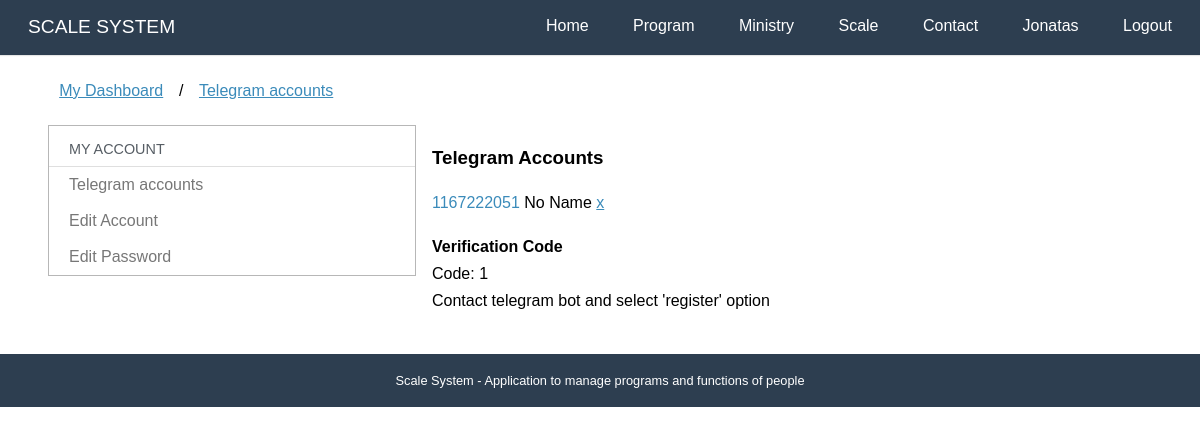
Page /telegrambot/ (signed in) on the earlier database version.
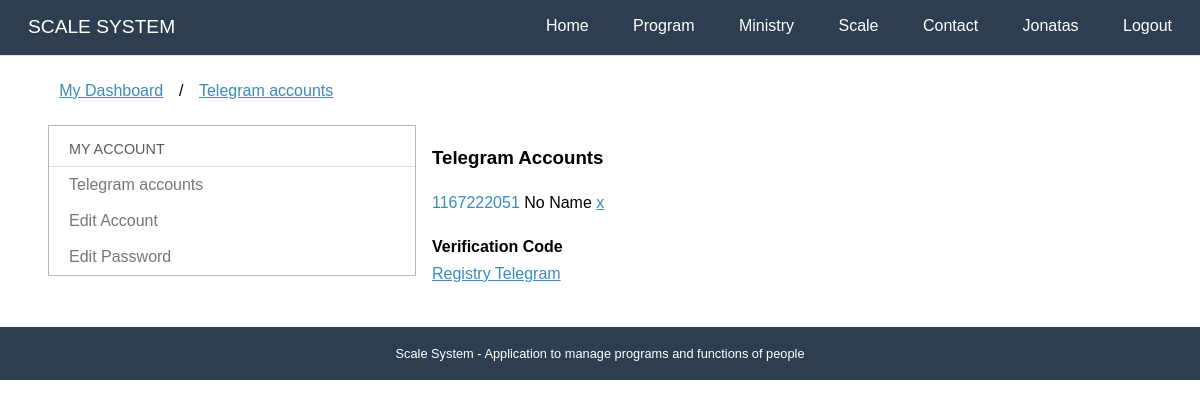
Same page on the later database version.
### telegrambot/models.py (models this page shows, shortened)
class TelegramAccount(models.Model):
    user = models.ForeignKey("accounts.User", verbose_name=_("User"), on_delete=models.CASCADE, related_name=_('PhoneUser'))
    id_telegram = models.SlugField(_("Telegram ID"), blank=True, null=True, unique=True)
    name_telegram = models.SlugField(_('Telegram Username'),max_length=30,blank=True, null=True)
    class Meta:
        verbose_name= _('Telegram Account')
        verbose_name_plural = _('Telegram Accounts')
        ordering = ['user','id_telegram']

class VerificationCode(models.Model):
    user = models.ForeignKey(
        settings.AUTH_USER_MODEL, verbose_name='Usuário',
        related_name='confirm_telegram', on_delete=models.CASCADE
    )
    confirmed = models.BooleanField(_('Confirmed?'), default=False, blank=True)
    created_at = models.DateTimeField(_('Created on'), auto_now_add=True)

### telegrambot/views.py (the view)
# urls.py: path('', views.dashboard,  name='dashboard'),
@login_required
def dashboard(request):
    template_name = "telegrambot/dashboard.html"
    user = request.user
    tl = TelegramAccount.objects.filter(user=user)
    vc = list(VerificationCode.objects.filter(user=user))
    vc = list(filter(lambda x: not (x.confirmed == True), vc))
    context = {}
    context['telegram'] = tl
    if len(vc) > 0:
        context['codes'] = vc
    return render(request, template_name,context)

### accounts/models.py (called while the page is built)
    def __str__(self):
        return self.name or self.username

    def get_full_name(self):
        return str(self)

    def get_first_name(self):
        return self.get_full_name().split()[0]

### core/templatetags/call_method.py (called while the page is built)
@register.filter(name='has_group')
def has_group(user, group_name):
    return user.groups.filter(name=group_name).exists()

@register.filter(name='has_ministry')
def has_ministry(user):
    if my_engaged(user) or my_ministries(user):
        return True
    return False

### ministries/utils.py (called while the page is built)
def my_engaged(user):
    def m(x):
        return [x.ministry]
    def r(x,a):
        if x[0] and x[0] not in a:
            a.append(x[0])
        return a
    functions = list(Function.objects.filter(people = user))
    prog = ProgramTime.objects.filter(person = user)
    for pg in prog:
        functions.append(pg.function)
    if functions:
        return reduce(r,map(m,functions))
    else:
        return []

### telegrambot/templates/telegrambot/dashboard.html
{% extends "accounts/dashboard.html" %}
{% load i18n %}
{% block breadcrumb %}
    {{ block.super }}
    <li>/</li>
    <li><a href="{% url 'telegrambot:dashboard' %}">{% translate "Telegram accounts" %}</a></li>
{% endblock %}
{% block dashboard_content %}
    <h3>Telegram Accounts</h3>
    <p>
        {% for tl in telegram %}
            <a>{{tl.id_telegram}}</a>
            {% if tl.name_telegram %}
            @{{tl.name_telegram}}
            {% else %}
            {% translate "No Name" %}
            {% endif %}
            <a href="{% url 'telegrambot:delete' tl.id_telegram %}">x</a><br>
        {% endfor %}
    </p>
    <p>
        <strong>Verification Code</strong><br>
        {% if codes %}
        {% for tl in codes %}
            {% translate "Code:" %} {{tl.pk}}<br>
        {% endfor %}
        {% translate "Contact telegram bot and select 'register' option" %}
        {% else %}
        <a href="{% url 'telegrambot:generate' %}">{% translate "Registry Telegram" %}</a>
        {% endif %}
    </p>
{% endblock %}

Differences in the rows shown:
no longer on this page (row edited): VerificationCode: pk "1"
Other differences:
text no longer shown: "Contact telegram bot and select 'register' option"
text now shown: "Registry Telegram"
